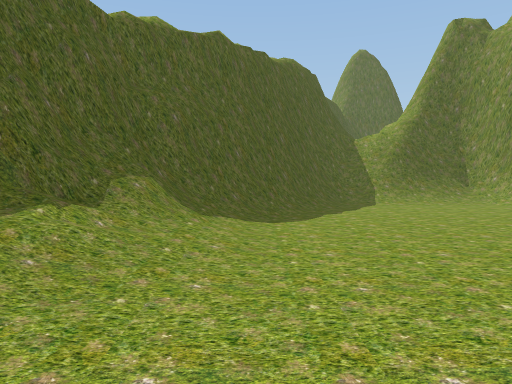
View 1 (above)

12 first-person views from a walk through a 3-D level made in the Unity game engine. The camera is 1.3 m above the floor, tilts 2° down and sees 70° across. The floor is counted in squares, 2 m on a side. Each view is taken from the middle of a square. On the plan, view 1 faces up. The plan holds only what a view shows up to about 11 squares ahead; the rest is blank. The place goes on beyond the plan. Some trees and plants on the terrain are drawn as simple stand-ins. The player character is not drawn.

View 2
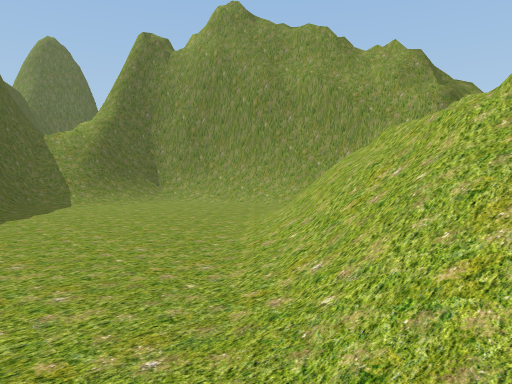

View 3
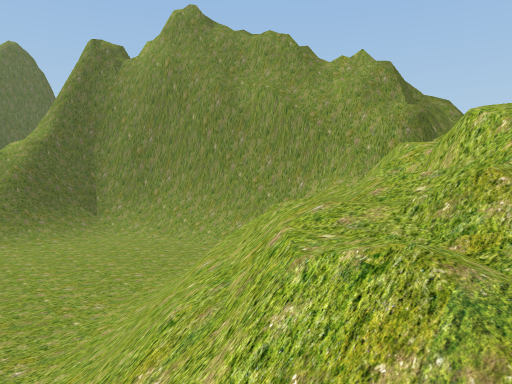

View 4
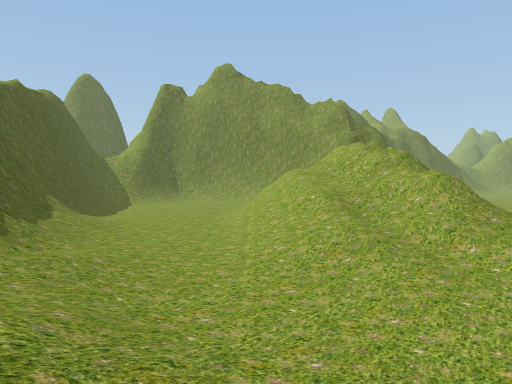

View 5
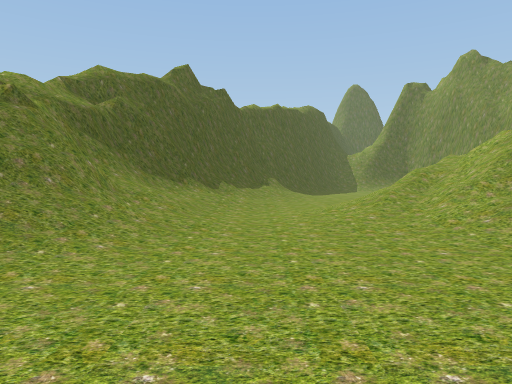

View 6
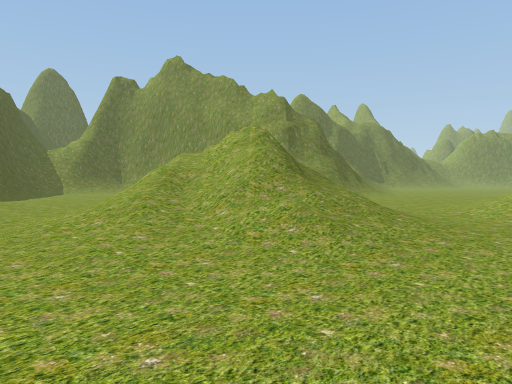

View 7
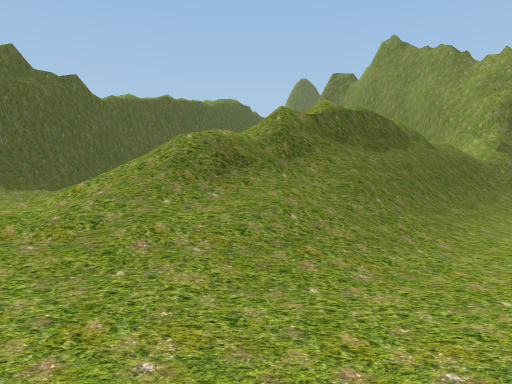

View 8
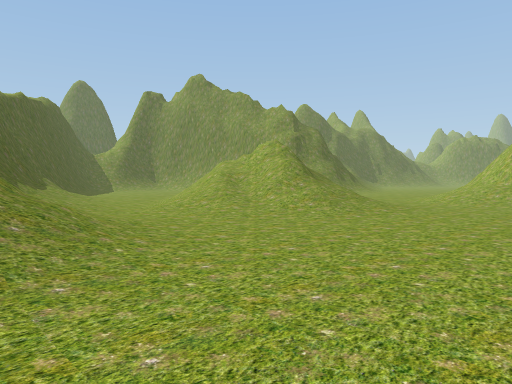

View 9
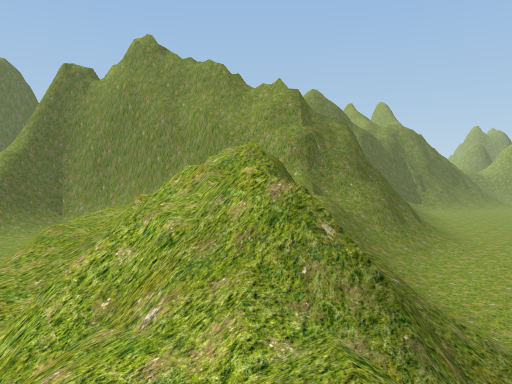

View 10
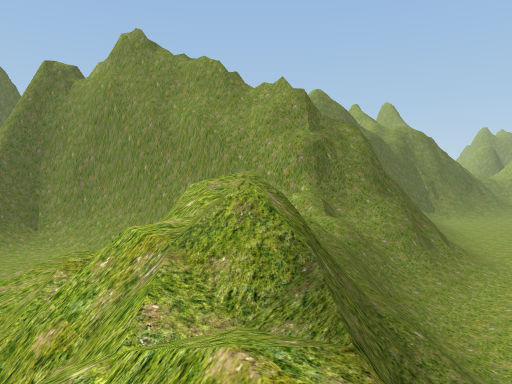

View 11
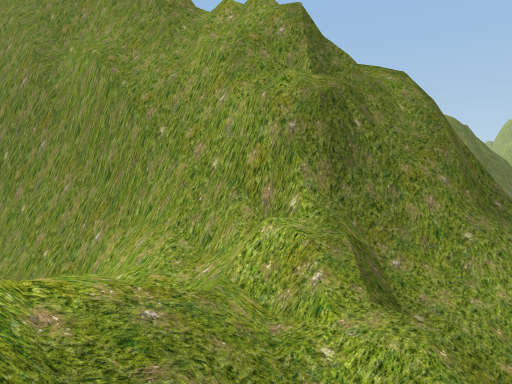

View 12
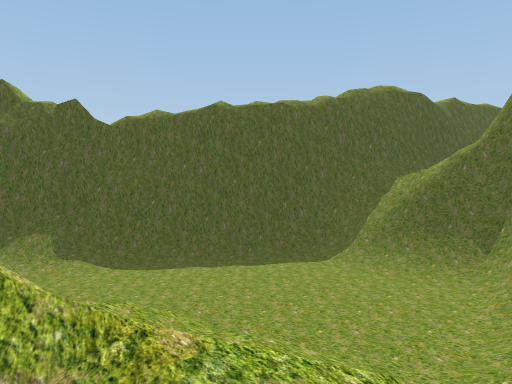

### Floor plan
Key: @ floor where view 1 was taken; # wall or solid block; . main floor; : floor 0.25 m higher than the main floor; + floor 1.75 m higher than the main floor; / step, stairs or slope; = window, fence, low wall or low ledge.
Columns run from 6 left of view 1 to 16 right of it. Each row starts with its distance up from view 1.
 13         ##=#
 12         #==##
 11         ##=###
 10        ##////#
  9       ##/....##
  8       #/...../#
  7      ##....../#
  6     ##/.......##
  5     #/.......//#
  4    ##/..../////#
  3    ##/.../////=##
  2   ##/...////==/#####
  1   ##/..///#==////==//..
  0  ##/:.@///====/////....
 -1 =##/..//+=#=#:........
 -2 #=//..///////....
 -3 ==//..//////....
 -4 #=/:..:////.....
 -5  //:...///..://
 -6  //.........//=
 -7  /........../##
 -8  .........
 -9  ....

Where each view was taken, in squares from view 1:
view 1: 0 up, 0 right, facing up
view 2: 0 up, 0 right, facing up-right
view 3: 0 up, 2 right, facing up-right
view 4: 5 down, 4 left, facing up-right
view 5: 9 down, 2 left, facing up
view 6: 7 down, 2 left, facing up-right
view 7: 7 down, 3 right, facing up
view 8: 9 down, 5 left, facing up-right
view 9: 3 down, 2 right, facing up-right
view 10: 2 down, 3 right, facing up-right
view 11: 1 up, 7 right, facing up-right
view 12: 2 up, 8 right, facing up-left
